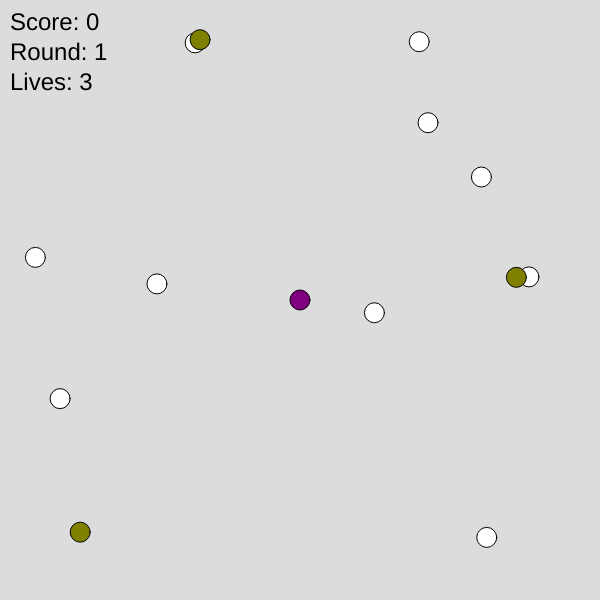
Frame 1 (no input)
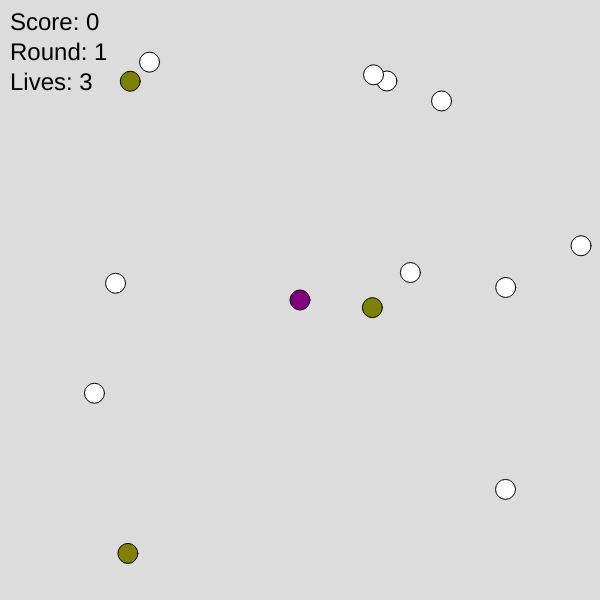
Frame 60 (no input)
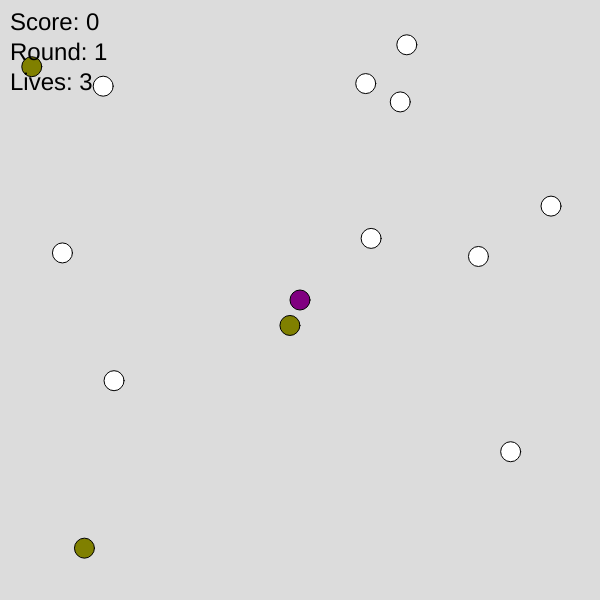
Frame 120 (the mouse pressed at the canvas centre since frame 60)

The p5.js sketch that drew these frames (run headless with seeded random() and noise() and a simulated clock; from frame 60 on, the mouse is pressed at the canvas centre):

// p5.js sketch
// ── sketch.js
let player;
let humans = [];
let zombies = [];
let soldiers = [];
let score = 0;
let gameLevel = 0;
let soldierLimit = 3;
let humanLimit = 10;

function setup() {
  let canvas = createCanvas(600, 600);
  canvas.elt.focus();
  player = new Player();
  resetLevel();
}

function resetLevel() {
  humans = [];
  zombies = [];
  soldiers = [];
  for (let i = 0; i < humanLimit; i++) {
    humans.push(new Human());
  }
  for (let i = 0; i < soldierLimit; i++) {
    soldiers.push(new Soldier());
  }
  gameLevel++;
  if (gameLevel % 2 === 0) {
    soldierLimit++;
    humanLimit += 2;
  }
}

function draw() {
  background(220);
  player.move();
  player.display();

  for (let human of humans) {
    human.move();
    human.display();
    if (player.touches(human)) {
      zombies.push(new Zombie(human.x, human.y));
      humans.splice(humans.indexOf(human), 1);
      score++;
    }
  }

  for (let zombie of zombies) {
    zombie.move();
    zombie.display();
  }

  for (let soldier of soldiers) {
    soldier.move();
    soldier.display();
    if (soldier.touches(player)) {
      // but they _stay_ touching, we need to "debounce" or whatever
      player.lives--
    }
    for (let zombie of zombies) {
      if (soldier.touches(zombie)) {
        zombies.splice(zombies.indexOf(zombie), 1);
      }
    }
  }

  // Check for new round
  if (humans.length === 0) {
    // Start new round
    resetLevel();
  }

  displayScore();
}

function displayScore() {
  fill(0);
  textSize(24);
  text("Score: " + score, 10, 30);
  text("Round: " + gameLevel, 10, 60);
  text(`Lives: ${player.lives}`, 10, 90)
}

class Player {
  constructor() {
    this.x = width / 2;
    this.y = height / 2;
    this.lives = 3
  }

  move() {
    if (keyIsDown(LEFT_ARROW)) this.x -= 5;
    if (keyIsDown(RIGHT_ARROW)) this.x += 5;
    if (keyIsDown(UP_ARROW)) this.y -= 5;
    if (keyIsDown(DOWN_ARROW)) this.y += 5;

    // Wrap-around logic
    if (this.x < 0) this.x = width;
    if (this.x > width) this.x = 0;
    if (this.y < 0) this.y = height;
    if (this.y > height) this.y = 0;
  }

  display() {
    fill("purple");
    ellipse(this.x, this.y, 20, 20);
  }

  touches(other) {
    return dist(this.x, this.y, other.x, other.y) < 20;
  }
}

class Human {
  constructor() {
    this.x = random(width);
    this.y = random(height);
    this.noiseOffsetX = random(1000);
    this.noiseOffsetY = random(1000);
  }

  move() {
    this.x += map(noise(this.noiseOffsetX), 0, 1, -2, 2);
    this.y += map(noise(this.noiseOffsetY), 0, 1, -2, 2);
    this.noiseOffsetX += 0.01;
    this.noiseOffsetY += 0.01;

    // Wrap-around logic
    if (this.x < 0) this.x = width;
    if (this.x > width) this.x = 0;
    if (this.y < 0) this.y = height;
    if (this.y > height) this.y = 0;

    // Avoid player and zombies
    for (let zombie of zombies) {
      if (dist(this.x, this.y, zombie.x, zombie.y) < 50) {
        this.x += (this.x - zombie.x) * 0.05;
        this.y += (this.y - zombie.y) * 0.05;
      }
    }
    if (dist(this.x, this.y, player.x, player.y) < 50) {
      this.x += (this.x - player.x) * 0.05;
      this.y += (this.y - player.y) * 0.05;
    }
  }

  display() {
    fill("white");
    ellipse(this.x, this.y, 20, 20);
  }
}

class Zombie {
  constructor(x, y) {
    this.x = x;
    this.y = y;
    this.noiseOffsetX = random(1000);
    this.noiseOffsetY = random(1000);
  }

  move() {
    this.x += map(noise(this.noiseOffsetX), 0, 1, -2, 2);
    this.y += map(noise(this.noiseOffsetY), 0, 1, -2, 2);
    this.noiseOffsetX += 0.01;
    this.noiseOffsetY += 0.01;

    // Wrap-around logic
    if (this.x < 0) this.x = width;
    if (this.x > width) this.x = 0;
    if (this.y < 0) this.y = height;
    if (this.y > height) this.y = 0;

    // Avoid soldiers
    for (let soldier of soldiers) {
      if (dist(this.x, this.y, soldier.x, soldier.y) < 50) {
        this.x += (this.x - soldier.x) * 0.05;
        this.y += (this.y - soldier.y) * 0.05;
      }
    }
  }

  display() {
    fill("darkblue");
    ellipse(this.x, this.y, 20, 20);
  }
}

class Soldier {
  constructor() {
    this.x = random(width);
    this.y = random(height);
    this.noiseOffsetX = random(1000);
    this.noiseOffsetY = random(1000);
  }

  move() {
    this.x += map(noise(this.noiseOffsetX), 0, 1, -2.5, 2.5);
    this.y += map(noise(this.noiseOffsetY), 0, 1, -2.5, 2.5);
    this.noiseOffsetX += 0.01;
    this.noiseOffsetY += 0.01;

    // Wrap-around logic
    if (this.x < 0) this.x = width;
    if (this.x > width) this.x = 0;
    if (this.y < 0) this.y = height;
    if (this.y > height) this.y = 0;

    // Move towards player and zombies
    if (dist(this.x, this.y, player.x, player.y) < 200) {
      this.x += (player.x - this.x) * 0.02;
      this.y += (player.y - this.y) * 0.02;
    }
    for (let zombie of zombies) {
      if (dist(this.x, this.y, zombie.x, zombie.y) < 200) {
        this.x += (zombie.x - this.x) * 0.02;
        this.y += (zombie.y - this.y) * 0.02;
      }
    }
  }

  display() {
    fill("olive");
    ellipse(this.x, this.y, 20, 20);
  }

  touches(other) {
    return dist(this.x, this.y, other.x, other.y) < 20;
  }
}
